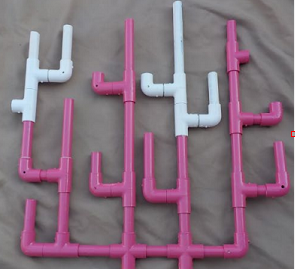
#> input picture Session3/pics/coralReef.png, 295 x 269 px
$ jupyter execute session.ipynb
#> lines starting #> are read from the running program, lines starting #| are printed output that depends on the picture; after the words box and inside, x2 and y2 are one past the last pixel; in counts of white or black regions, pixels touching at a corner belong together; long printed decimals are rounded
[cell 1]
import cv2
import numpy as np
import time

[cell 2]
"""
Reads image and returns the image and its gray scale format.
"""
def read_img(img_path:str):
#> called with img_path = 'pics/coralReef.png'
    img= cv2.imread(img_path)
#> img is the input picture: shape (269, 295, 3); mean B, G, R 124.2, 110.7, 131.7
    return img,cv2.cvtColor(img,cv2.COLOR_BGR2GRAY)

[cell 3]
def show_image(window_names:list, images:list):
    for name,img in zip(window_names,images):
        cv2.imshow(name,img)
    cv2.waitKey(0)
    cv2.destroyAllWindows()

# Section1

### Line Detection

<p> We will cover 3 different techniques wich are :</p>
<ul>
<li>Hough Lines
<li>Hough Lines Transform
<li>Fast Line Detector
</ul>

[cell 4]
coral_img,coral_gray_img= read_img('pics/coralReef.png')
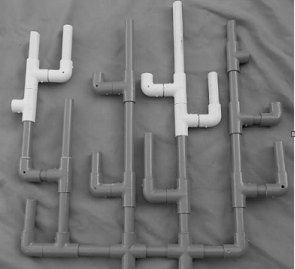
#> coral_gray_img: shape (269, 295); min 9, max 240, mean 118.5
show_image(['Coral REEF', 'Gray Coral REEF'],[ coral_img, coral_gray_img])
#> the loop in show_image, `for name,img in zip(window_names,images):` made 2 passes
#> name on passes 1 to 2: 'Coral REEF', 'Gray Coral REEF'
# show_image(, coral_gray_img)

[cell 5]
sharpen_kernel= (1/12)*np.array([
   [ -1,-2,-1]
   ,[-2,24,-2],
   [-1,-2,-1]])
result= coral_gray_img
## First let's do some preprocessing
blurring= [3,3,5,5]
for i in blurring:
    # result= cv2.filter2D(result,-1,sharpen_kernel)
    result= cv2.medianBlur(result ,i)
    result= cv2.filter2D(result,-1,sharpen_kernel)
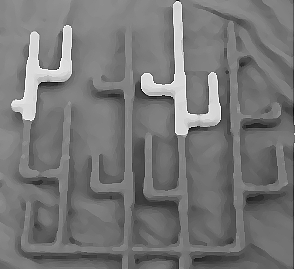
#> result: shape (269, 295); min 0, max 255, mean 118.5
# result= cv2.medianBlur(result ,5)

edges= cv2.Canny(result,25,255)
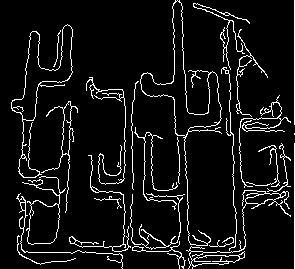
#> edges: shape (269, 295); 7.5% white in thin lines or dots
show_image(['Gray Coral REEF','Result', 'EDGE DETECTION'],[  coral_gray_img,result,edges])
#> the loop in show_image (call 2), `for name,img in zip(window_names,images):` made 3 passes

[cell 6]
from math import pi,cos,sin, floor
currentTime= time.time()
vertical_lines= cv2.HoughLines(edges,1,pi/180,65,min_theta=0,max_theta=pi*10/180)
#> vertical_lines = [[294, 0], [132, 0], [124, 0], [233, 0], [41, 0.0524], [174, 0], [74, 0.0349], [127, 0.0175], [72, 0.0175]]
horizontal_lines= cv2.HoughLines(edges,1,pi/180,65,min_theta=pi*80/180,max_theta=pi*90/180)
#> horizontal_lines = [[252, 1.57], [246, 1.57], [253, 1.55], [255, 1.52], [202, 1.54], [261, 1.57]]
print(f'Time Elapsed is {(time.time()-currentTime)*1000} ms')
output_image= coral_img.copy()
def drawLines(lines,image):
    for line in lines:
        line=line[0]
        print(line)
        rho = line[0]
        theta = line [1];
        a = cos(theta)
        b = sin(theta);
        x0 = a*rho
        y0 = b*rho;
        x1 = floor(x0 + 1000*(-b))
        y1 =floor(y0 + 1000*(a))
        x2 =floor(x0 - 1000*(-b))
        y2 = floor(y0 - 1000*(a))
        cv2.line( image,(x1,y1),(x2,y2),(0,0,255), 3, cv2.LINE_AA);
#> this loop made 9 passes
#> (rho, theta, a, b, x0, y0, x1, y1) on passes 1 to 9: (294, 0, 1, 0, 294, 0, 294, 1000), (132, 0, 1, 0, 132, 0, 132, 1000), (124, 0, 1, 0, 124, 0, 124, 1000), (233, 0, 1, 0, 233, 0, 233, 1000), (41, 0.0524, 0.999, 0.0523, 40.94, 2.15, -12, 1000), (174, 0, 1, 0, 174, 0, 174, 1000), (74, 0.0349, 0.999, 0.0349, 73.95, 2.58, 39, 1001), (127, 0.0175, 1, 0.0175, 127, 2.22, 109, 1002), (72, 0.0175, 1, 0.0175, 71.99, 1.26, 54, 1001)
#| [294.   0.]
#| [132.   0.]
#| [124.   0.]
#| [233.   0.]
#| [41.          0.05236]
#| [174.   0.]
#| [7.4000000e+01 3.4906585e-02]
#| [1.2700000e+02 1.7453292e-02]
#> (further printed lines are left out)
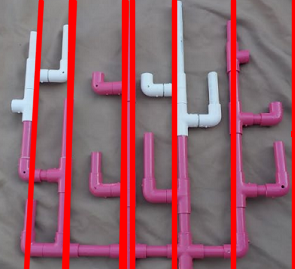
#> image: shape (269, 295, 3); mean B, G, R 106.6, 96.7, 145.2
drawLines(vertical_lines,output_image)
drawLines(horizontal_lines,output_image)
#> the loop in drawLines (call 2), `for line in lines:` made 6 passes
#> (rho, theta, a, b, x0, y0, x1, y1) on passes 1 to 6: (252, 1.57, 7.55e-08, 1, 1.9e-05, 252, -1000, 252), (246, 1.57, 7.55e-08, 1, 1.86e-05, 246, -1000, 246), (253, 1.55, 0.0175, 1, 4.42, 253, -996, 270), (255, 1.52, 0.0523, 0.999, 13.35, 254.7, -986, 306), (202, 1.54, 0.0349, 0.999, 7.05, 201.9, -993, 236), (261, 1.57, 7.55e-08, 1, 1.97e-05, 261, -1000, 261)
#| [252.          1.571]
#| [246.          1.571]
#| [253.         1.553]
#| [255.          1.518]
#| [202.          1.536]
#| [261.          1.571]
#> after the loop in drawLines (call 2), `for line in lines:`:
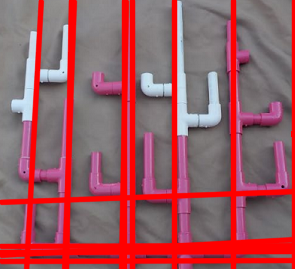
#> image: shape (269, 295, 3); 9.31% of pixels changed, all inside (x1, y1, x2, y2) = (0, 188, 292, 265)

show_image(['Gray Image','Edges Image', 'Line Detection Image'], [coral_gray_img,edges,output_image])

[cell 7]
currentTime= time.time()
lines= cv2.HoughLinesP(edges,1,pi/180,250, minLineLength= 50, maxLineGap=25)
#> lines = [[294, 268, 294, 0]]
print(f'Time Elapsed is {(time.time()-currentTime)*1000} ms')
output_img= coral_img.copy()
for line in lines:
    line=line[0]
    cv2.line(output_img, (line[0],line[1]),(line[2],line[3]),(0,0,255), 3, cv2.LINE_AA);
#> this loop made 1 pass
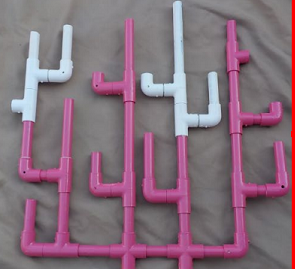
#> output_img: shape (269, 295, 3); 1.34% of pixels changed, all inside (x1, y1, x2, y2) = (291, 0, 295, 269)
show_image(['Probabilistic Detection','edges'], [output_image, edges])

[cell 8]
#pip install opencv-contrib-python

# Create default Fast Line Detector class
fld = cv2.ximgproc.createFastLineDetector()
# Get line vectors from the image
lines = fld.detect(edges)
#> lines = 237 rows, first 6: [171.7, 3.01, 173, 79.98], [171, 80.93, 161.2, 85.51], [175, 79.98, 173.7, 3.99], [224.6, 12.16, 194.2, 1.51], [249.2, 20.45, 225.8, 11.41], [181.9, 2.98, 179.6, 15.92]
lines_without_blur = fld.detect(coral_gray_img)
#> lines_without_blur = 203 rows, first 6: [172.8, 1.99, 174, 82.99], [164.3, 83.01, 163.9, 96], [186.4, 113, 180.6, 1.02], [259.8, 0.299, 272.9, 9.19], [194.9, 2.38, 208.8, 7.5], [234.2, 21.45, 196.1, 6.78]

# # Draw lines on the image
line_on_image = fld.drawSegments(coral_img, lines)
line_on_image2 = fld.drawSegments(coral_img, lines_without_blur)
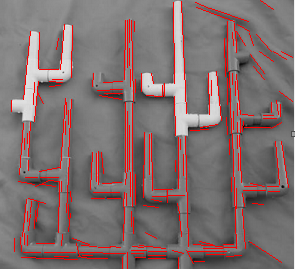
#> line_on_image2: shape (269, 295, 3); mean B, G, R 111.1, 111.1, 127.3

show_image(['Line Detector  On Processed', 'Line detector without Porcessing'], [line_on_image, line_on_image2])

# # Plot
# plt.imshow(line_on_image, interpolation='nearest', aspect='auto')
# plt.show()
# return line_on_image

# Section2

[cell 9]
circle_image,circle_gray_image= read_img('pics/circles.png')
#> call 2 of read_img, with img_path = 'pics/circles.png'
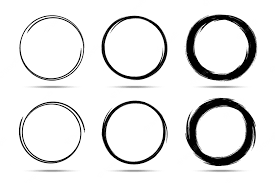
#> input picture Session3/pics/circles.png, 275 x 183 px
#> in read_img, img is the input picture: shape (183, 275, 3); min 0, max 255, mean 230.8
show_image(['pic'], [circle_image])

[cell 10]
circles= cv2.HoughCircles(circle_gray_image,cv2.HOUGH_GRADIENT,1.5,20,200,100)[0]
#> circles = [[51.75, 47.25, 33.15], [219.8, 131.2, 33.9], [134.2, 47.25, 29.85], [51.75, 131.2, 28.65], [222.8, 47.25, 33.45], [134.2, 132.8, 29.7]]
output_img= circle_image.copy()
for circle in circles:
    circle= circle.astype(int)
    print(circle)
    cv2.circle(output_image,(circle[0],circle[1]), circle[2], (0,255,0),-1,0,0)
    cv2.circle( output_img, (circle[0],circle[1]), circle[2], (0,0,255), 3, 8, 0 ) #Outline
#> this loop made 6 passes
#> circle on passes 1 to 6: [51, 47, 33], [219, 131, 33], [134, 47, 29], [51, 131, 28], [222, 47, 33], [134, 132, 29]
#| [51 47 33]
#| [219 131  33]
#| [134  47  29]
#| [ 51 131  28]
#| [222  47  33]
#| [134 132  29]
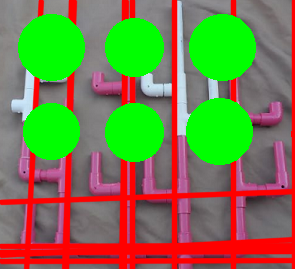
#> output_image: shape (269, 295, 3); mean B, G, R 73.1, 126.5, 118.6
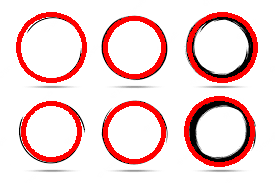
#> output_img: shape (183, 275, 3); 11.54% of pixels changed, all inside (x1, y1, x2, y2) = (16, 12, 258, 167)
show_image(['Original','HoughCircles'], [circle_image,output_img])
